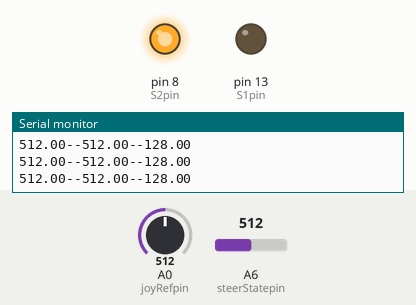
A sketch run on a simulated Arduino Nano, built with avr-gcc and run on an emulated ATmega328P. Shown: output pins drawn as LEDs (lit = HIGH), the last lines printed to the serial monitor. Inputs (shaded band) come from the test bench; at power-on: A6 (steerStatepin) = 512, A0 (joyRefpin) = 512.

Above: at 1.2 s.
1.3 s: A6 (steerStatepin) set to 524
At 2.6 s:
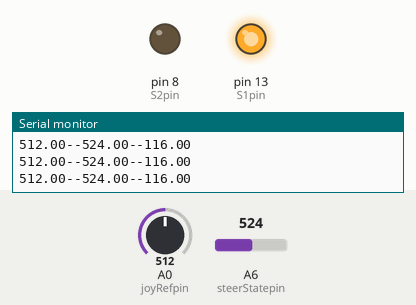
2.9 s: A6 (steerStatepin) set to 511
At 3.7 s:
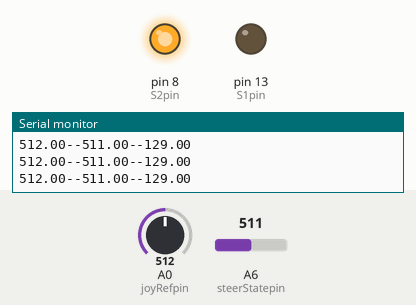
4.5 s: A6 (steerStatepin) set to 716
At 5.9 s:
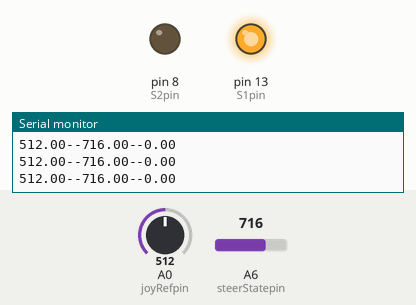
Timing chart, 0 to 7.5 s (numbered marks = the images above; inputs shaded):
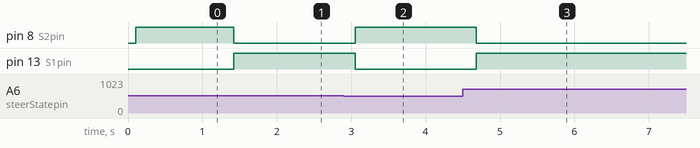

Measured:
- the behaviour switches between 512 and 513 on A6 (steerStatepin) (found by bisection; images 0 and 1)
- after the input at 1.3 s, pin 8 (S2pin): HIGH → LOW after 0.12 s; pin 13 (S1pin): LOW → HIGH after 0.12 s
- after the input at 2.9 s, pin 8 (S2pin): LOW → HIGH after 0.15 s; pin 13 (S1pin): HIGH → LOW after 0.15 s
- after the input at 4.5 s, pin 8 (S2pin): HIGH → LOW after 0.18 s; pin 13 (S1pin): LOW → HIGH after 0.18 s

The sketch:

Car-Controller.ino
```cpp
#include <PID_v1.h>

int S1pin = 13;
int S2pin = 8;
int joyRefpin = A0;
int steerStatepin = A6;

double joyRef = 0;
double steerState = 0;
double controlVal = 128;

int steerVal;

PID steerPID(&steerState, &controlVal, &joyRef, 1, 0, 0, DIRECT);

void setup() {
  pinMode(S1pin, OUTPUT);
  pinMode(S2pin, OUTPUT);
  steerPID.SetMode(AUTOMATIC);
  Serial.begin(9600);
}

void loop() {
  joyRef = analogRead(joyRefpin);
  steerState = analogRead(steerStatepin);

  steerPID.Compute();
  steerVal = (int) controlVal;

  Serial.print(joyRef);
  Serial.print("--");
  Serial.print(steerState);
  Serial.print("--");
  Serial.println(controlVal);
  delay(100);
  analogWrite(S1pin, 255 - steerVal);
  analogWrite(S2pin, steerVal);
}
```
